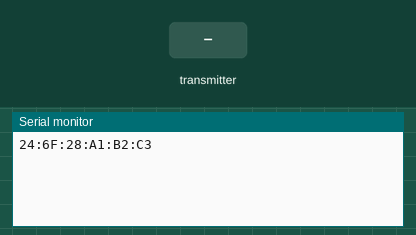
This sketch was run on a simulated ESP8266 (NodeMCU). On the bench: the last lines printed to the serial monitor. Inputs (shaded band) come from the test bench.

Above: at 1.2 s.
1.3 s: the transmitter starts sending a = 0
At 1.61 s:
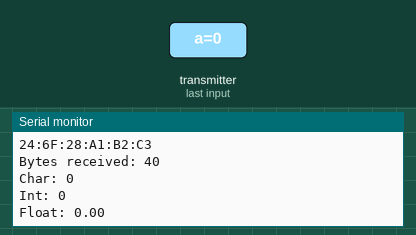
2.8 s: the transmitter starts sending b = 256
4.3 s: the transmitter starts sending c = 25
At 4.61 s:
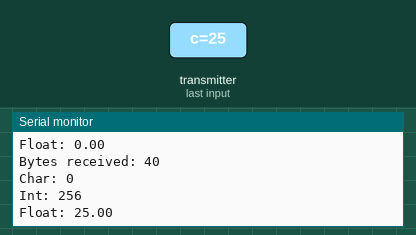
5.8 s: the transmitter starts sending a = 1
7.3 s: the transmitter starts sending b = 512
8.8 s: the transmitter starts sending c = 50
At 9.11 s:
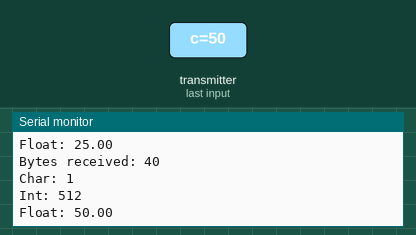
Timing chart, 0 to 11.3 s (numbered marks = the images above; inputs shaded):
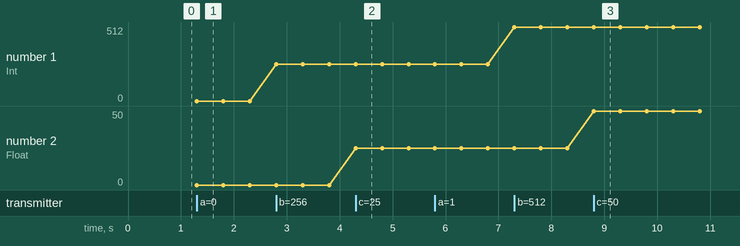

The sketch:

Esp8266-espnow.ino
```cpp
#include <ESP8266WiFi.h>
extern "C" {
    #include <espnow.h>
}

typedef struct struct_message {
    char a[32];
    int b;
    float c;
} struct_message;

struct_message myData;

void OnDataRecv(uint8_t * mac, uint8_t *incomingData, uint8_t len) {
    memcpy(&myData, incomingData, sizeof(myData));
    Serial.print("Bytes received: ");
    Serial.println(len);
    Serial.print("Char: ");
    Serial.println(myData.a);
    Serial.print("Int: ");
    Serial.println(myData.b);
    Serial.print("Float: ");
    Serial.println(myData.c);
    Serial.println();
}

void setup() {
    Serial.begin(115200);

    WiFi.mode(WIFI_STA);
    Serial.println(WiFi.macAddress());

    if (esp_now_init() != 0) {
        Serial.println("Error initializing ESP-NOW");
        return;
    }

    esp_now_set_self_role(ESP_NOW_ROLE_SLAVE);
    esp_now_register_recv_cb(OnDataRecv);
}

void loop() {
}
```

Measured:
- after the input at 1.3 s, the serial monitor: prints a new line at once (image 1)
- after the input at 4.3 s, the serial monitor: prints a new line at once (image 2)
- after the input at 8.8 s, the serial monitor: prints a new line at once (image 3)
- plotted number 1: 0 → 256 after the input at 2.8 s, 256 → 512 after the input at 7.3 s
- plotted number 2: 0 → 25 after the input at 4.3 s, 25 → 50 after the input at 8.8 s
